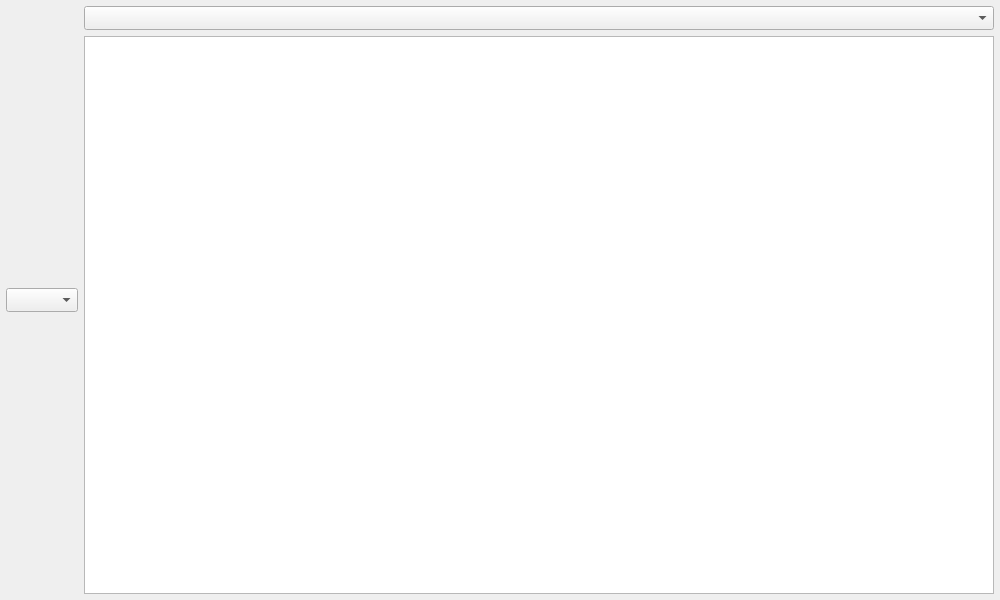
<?xml version="1.0" encoding="UTF-8"?>
<ui version="4.0">
 <class>MainWindow</class>
 <widget class="QMainWindow" name="MainWindow">
  <property name="geometry">
   <rect>
    <x>0</x>
    <y>0</y>
    <width>1000</width>
    <height>600</height>
   </rect>
  </property>
  <property name="windowTitle">
   <string>Textractor Websocket Edition</string>
  </property>
  <property name="styleSheet">
   <string notr="true">
       QPushButton, QComboBox
       {
       padding-top: 3px;
       padding-bottom: 3px;
       padding-right: 5px;
       padding-left: 5px;
       text-align: left;
       }
     </string>
  </property>
  <widget class="QWidget" name="centralWidget">
   <layout class="QHBoxLayout">
    <item>
     <widget class="QFrame" name="processFrame">
      <property name="enabled">
       <bool>true</bool>
      </property>
      <layout class="QVBoxLayout" name="processLayout">
       <property name="leftMargin">
        <number>0</number>
       </property>
       <property name="topMargin">
        <number>0</number>
       </property>
       <property name="rightMargin">
        <number>0</number>
       </property>
       <property name="bottomMargin">
        <number>0</number>
       </property>
       <item>
        <widget class="QComboBox" name="processCombo">
         <property name="editable">
          <bool>false</bool>
         </property>
         <property name="insertPolicy">
          <enum>QComboBox::InsertAtBottom</enum>
         </property>
         <property name="sizeAdjustPolicy">
          <enum>QComboBox::AdjustToContents</enum>
         </property>
        </widget>
       </item>
      </layout>
     </widget>
    </item>
    <item>
     <layout class="QVBoxLayout">
      <item>
       <widget class="QComboBox" name="ttCombo">
        <property name="editable">
         <bool>false</bool>
        </property>
        <property name="maxVisibleItems">
         <number>50</number>
        </property>
       </widget>
      </item>
      <item>
       <widget class="QPlainTextEdit" name="textOutput">
        <property name="font">
         <font>
          <family>Arial Unicode MS</family>
          <pointsize>13</pointsize>
         </font>
        </property>
        <property name="contextMenuPolicy">
         <enum>Qt::CustomContextMenu</enum>
        </property>
        <property name="undoRedoEnabled">
         <bool>false</bool>
        </property>
        <property name="readOnly">
         <bool>true</bool>
        </property>
       </widget>
      </item>
     </layout>
    </item>
   </layout>
  </widget>
 </widget>
 <layoutdefault spacing="6" margin="6"/>
 <resources/>
 <connections/>
</ui>
